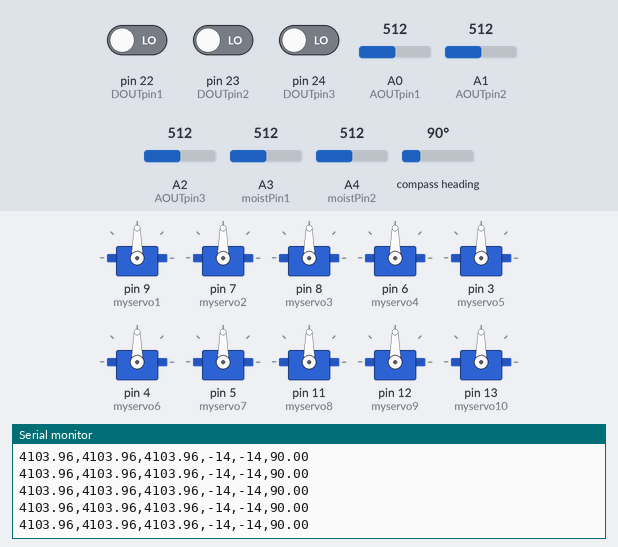
The sketch below on a simulated Arduino Mega 2560, built with avr-gcc and run on an emulated ATmega2560. On the bench: 10 × servo, the last lines printed to the serial monitor. Wiring (inferred from the names in the program): HMC5883L compass at I2C address 0x1E. Inputs (shaded band) come from the test bench; at power-on: A3 (moistPin1) = 512, A0 (AOUTpin1) = 512, A4 (moistPin2) = 512, pin 22 (DOUTpin1) LOW, pin 23 (DOUTpin2) LOW, pin 24 (DOUTpin3) LOW, A1 (AOUTpin2) = 512, A2 (AOUTpin3) = 512, compass heading 90°.

Above: at 4.2 s.
4.3 s: A3 (moistPin1) set to 487
At 4.41 s:
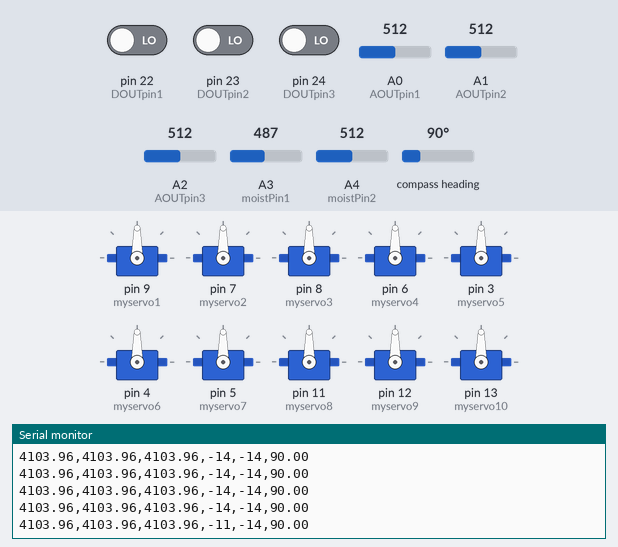
5.8 s: A3 (moistPin1) set to 459
At 5.83 s:
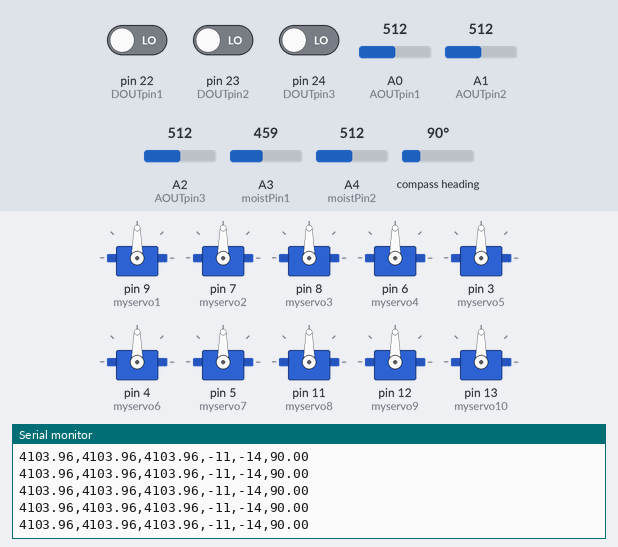
8.8 s: A0 (AOUTpin1) set to 418
At 9.8 s:
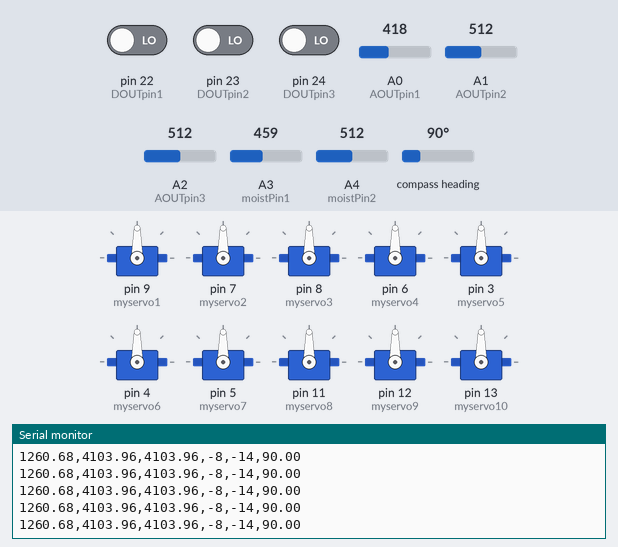
10.3 s: A0 (AOUTpin1) set to 394
At 11.3 s:
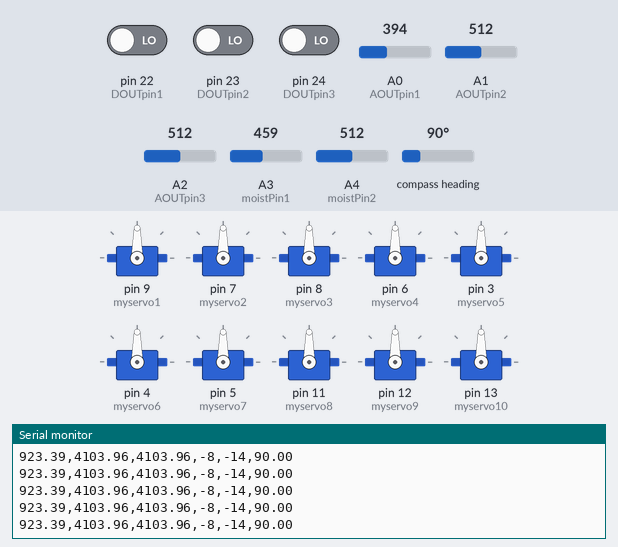
11.8 s: A4 (moistPin2) set to 482
At 12.6 s:
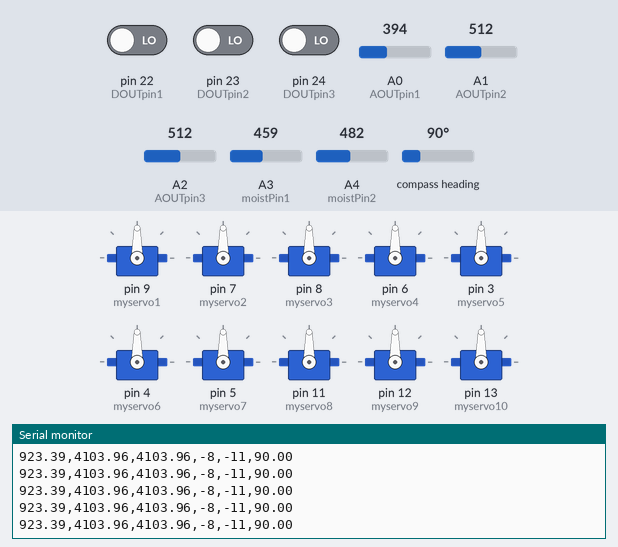
13.3 s: A4 (moistPin2) set to 454
At 14.4 s:
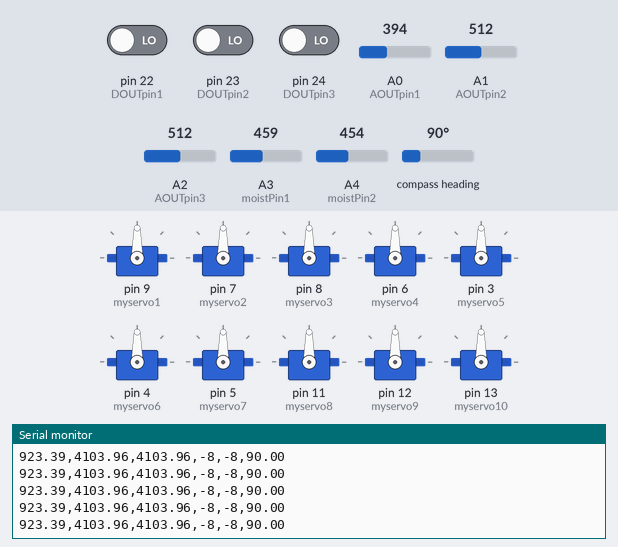
Timing chart, 0 to 15.8 s (numbered marks = the images above; inputs shaded):
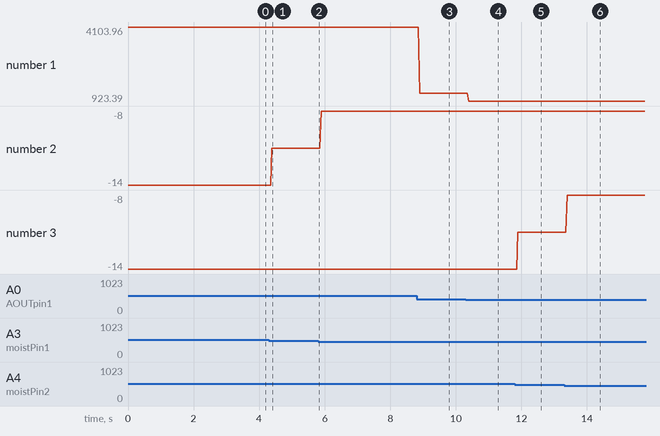

Measured:
- after the input at 4.3 s, the serial monitor: prints a new line after 0.09 s (image 1)
- after the input at 8.8 s, the serial monitor: prints a new line after 0.09 s (image 3)
- after the input at 10.3 s, the serial monitor: prints a new line after 0.09 s (image 4)
- after the input at 11.8 s, the serial monitor: prints a new line after 0.10 s (image 5)
- after the input at 13.3 s, the serial monitor: prints a new line after 0.10 s (image 6)
- plotted number 1: 4103.96 → 1260.68 after the input at 8.8 s, 1260.68 → 923.39 after the input at 10.3 s
- plotted number 2: -14 → -11 after the input at 4.3 s, -11 → -8 after the input at 5.8 s
- plotted number 3: -14 → -11 after the input at 11.8 s

The sketch:

motorfinal.ino
```cpp
#include <Servo.h>
#include <Wire.h> //I2C Arduino Library
#define address 0x1E //0011110b, I2C 7bit address of HMC5883 compass

//2 moisture sensors
//3 gas sensors (MQ-4 for Methane & Propane & Butane, MQ-7 for Carbon Monoxide, MQ-8 for Hydrogen Gas)

//GAS SENSOR VALUES
const int AOUTpin1 = A0;//the AOUT pin of the CH4 sensor goes into analog pin A0 of the arduino
const int DOUTpin1 = 22;//the DOUT pin of the CH4 sensor goes into digital pin D22 of the arduino
const int AOUTpin2 = A1;//the AOUT pin of the CO sensor goes into analog pin A1 of the arduino
const int DOUTpin2 = 23;//the DOUT pin of the CO sensor goes into digital pin D23 of the arduino
const int AOUTpin3 = A2;//the AOUT pin of the H2 sensor goes into analog pin A2 of the arduino
const int DOUTpin3 = 24;//the DOUT pin of the H2 sensor goes into digital pin D24 of the arduino

float Ro = 10000.0;
float CH4Vrl = 0.0;
float CH4Rs = 0.0;
float CH4ratio = 0.0;
float CH4ppm = 0.0;

float COVrl = 0.0;
float CORs = 0.0;
float COratio = 0.0;
float COppm = 0.0;

float H2Vrl = 0.0;
float H2Rs = 0.0;
float H2ratio = 0.0;
float H2ppm = 0.0;

int CH4limit, COlimit, H2limit;
int CH4Value, COValue, H2Value;

//MOISTURE & RAIN SENSOR
const int moistPin1 = A3;
const int moistPin2 = A4;
int moistValue1 = 0;
int moistValue2 = 0;

float angle; //GPS angle

float newData[200]; //We will know the size of the float array

int start = 0; //start keeping track of next float in string to be parsed
int data_index = 0; //data_index keeps track of which index to place float in float array

float verticalSpeed = 0; //forward/backward, joystick element 1
float horizontalSpeed = 0; //right/left; joystick element 0
float rotationSpeed = 0; //rotate right/left about centre axis; joystick element 3
float dampingFactor = 1; //Damping factor to control speed range
float forw_backFactor = 1; //Dampen either forward or backward wheels to make forward &
                           //backward motors move at same speed; APPLY TO FASTER MOTOR PAIR

//**********PARAMETERS TO BE SET AT BEGINNING**********
float armSpeed = 1;
float clawSpeed = 1;
float sliderSpeed = 1;
int pincerSpeed = 1;

Servo myservo1;  //Front left wheel
Servo myservo2;  //Back left wheel
Servo myservo3; //Front right wheel
Servo myservo4; //Back right wheel
Servo myservo5; //claw
Servo myservo6; //arm
Servo myservo7; //slider
Servo myservo8; //pincers
Servo myservo9;
Servo myservo10;

void setup(){

  //6 is right back wheel, 7 is left back wheel, 8 is right front wheel, 9 is left front wheel
  //PWM control wheels

  myservo1.attach(9); //Front left wheel
  myservo2.attach(7); //Back left wheel
  myservo3.attach(8); //Front right wheel
  myservo4.attach(6); //Back right wheel

  myservo5.attach(3);
  myservo6.attach(4);
  myservo7.attach(5);

  myservo8.attach(11);
  myservo9.attach(12);
  myservo10.attach(13);

  Serial.begin(9600); //Serial output to computer
  Serial2.begin(9600); //Serial communication with RPi
  //delay(100);

  pinMode(DOUTpin1, INPUT);//sets the pin as an input to the arduino
  pinMode(DOUTpin2, INPUT);//sets the pin as an input to the arduino
  pinMode(DOUTpin3, INPUT);//sets the pin as an input to the arduino

  Wire.begin();
  //Put the HMC5883 IC into the correct operating mode
  Wire.beginTransmission(address); //open communication with HMC5883
  Wire.write(0x02); //select mode register
  Wire.write(0x00); //continuous measurement mode
  Wire.endTransmission();
}

void loop(){
  int x,y,z; //triple axis data
  //Tell the HMC5883 where to begin reading data
  Wire.beginTransmission(address);
  Wire.write(0x03); //select register 3, X MSB register
  Wire.endTransmission();

 //Read data from each axis, 2 registers per axis
  Wire.requestFrom(address, 6);
  if(6<=Wire.available()){
    //Serial.println("6 < wire");
    x = Wire.read()<<8; //X msb
    x |= Wire.read(); //X lsb
    z = Wire.read()<<8; //Z msb
    z |= Wire.read(); //Z lsb
    y = Wire.read()<<8; //Y msb
    y |= Wire.read(); //Y lsb

    angle = atan2(y,x);
    if(angle < 0){
      angle += 2*PI;
    }
    angle *= 180/PI;
    //angle += 360 - 13.24 - 257.45 + 30;

    if(angle > 360){
      angle -= 360;
    }
  }

  CH4Value= analogRead(AOUTpin1);//reads the analaog MethaneValue from the methane sensor's AOUT pin
  COValue= analogRead(AOUTpin2);//reads the analaog carbon monoxide Value from the methane sensor's AOUT pin
  H2Value= analogRead(AOUTpin3);//reads the analaog hydrogen value from the methane sensor's AOUT pin

  CH4limit = digitalRead(DOUTpin1); //reads the digital methane Value from the methane sensor's DOUT pin
  CH4limit = digitalRead(DOUTpin2); //reads the digital carbon monoxide Value from the methane sensor's DOUT pin
  CH4limit = digitalRead(DOUTpin3); //reads the digital carbon monoxide Value from the methane sensor's DOUT pin

  CH4Vrl = CH4Value * ( 5.00 / 1024.0  );      // V    //SEND <gas>ppm VALUES OUT (ppm)
  CH4Rs = 20000 * ( 5.00 - CH4Vrl) / CH4Vrl ;   // Ohm
  CH4ratio =  CH4Rs/Ro;
  CH4ppm = get_CO(CH4ratio);

  COVrl = COValue * ( 5.00 / 1024.0  );      // V
  CORs = 20000 * ( 5.00 - COVrl) / COVrl ;   // Ohm
  COratio =  CORs/Ro;
  COppm = get_CO(COratio);

  H2Vrl = H2Value * ( 5.00 / 1024.0  );      // V
  H2Rs = 20000 * ( 5.00 - H2Vrl) / H2Vrl ;   // Ohm
  H2ratio =  H2Rs/Ro;
  H2ppm = get_CO(H2ratio);

  moistValue1 = (1024 - analogRead(moistPin1))*100 / 1024; //SEND THESE VALUES OUT (%)
  moistValue2 = (1024 - analogRead(moistPin2))*100 / 1024;

  //Process string and build float array
  if(Serial2.available() > 0){
    data_index = 0;
    start = 0;
    String string = Serial2.readStringUntil('\n');
    //String string = "0.5,1.0,0.1,0.0,0.0,0.0,0.0,0.0,0.0,0.0,0.0,0.0,0.0,0.0,0.0,0.0,0.0,0.0,0.0,0.0"; //Test String
    //Serial.println(string);

    for(int i = 0; i < string.length(); i++){
      if(string.substring(i, i+1) == "," || i == string.length()-1){
        if (string.substring(i, i+1) == ","){ //Check for comma to denote end of float in string
          newData[data_index] = string.substring(start, i).toFloat();
        }
        else{ //Account for last float in string
          newData[data_index] = string.substring(start, string.length()).toFloat();
        }
        start = i+1;
        data_index++;
      }
    }

  horizontalSpeed = newData[0]; //Left/right joystick
  verticalSpeed = newData[1]; //Forward/backward joystick
  rotationSpeed = newData[2]; //Twist joystick
  dampingFactor = (newData[3]+1)/2; //Takes a number from [-1:1] and converts it to [0:1] to control speed range
  }

  moveRover(verticalSpeed, horizontalSpeed, rotationSpeed);
  moveArm();
  moveClaw();

  //Send values to RPi
  Serial2.print(CH4ppm);//prints the methane MethaneValue
  Serial2.print(",");
  Serial2.print(COppm);//prints the methane MethaneValue
  Serial2.print(",");
  Serial2.print(H2ppm);//prints the methane MethaneValue

  Serial2.print(",");
  Serial2.print(moistValue1);
  Serial2.print(",");
  Serial2.print(moistValue2);
  Serial2.print(",");
  Serial2.println(angle);

  //Print values to computer
  Serial.print(CH4ppm);//prints the methane MethaneValue
  Serial.print(",");
  Serial.print(COppm);//prints the methane MethaneValue
  Serial.print(",");
  Serial.print(H2ppm);//prints the methane MethaneValue

  Serial.print(",");
  Serial.print(moistValue1);
  Serial.print(",");
  Serial.print(moistValue2);
  Serial.print(",");
  Serial.println(angle);

  //delay(500);
}

//Takes number in range [-1:1] and converts to dampingFactor*[31:59]
int custom_map(float num){
  int adjustedSpeed;

  if (num >= 0){
    adjustedSpeed = 69*num*dampingFactor+90;
  }
  else if (num <= 0){
    adjustedSpeed = 59*num*dampingFactor+90;
  }
  return adjustedSpeed;
}

void actuate_motor(Servo servo, float joystickSpeed){
//  int motorspeed = custom_map(joystickSpeed);
//  if (joystickSpeed >= 0){
//    for (int i = 90; i <=motorSpeed; i++){
//      servo.write(i);
//      delay(1);
//    }
//  }
//  else if (joystickSpeed <= 0){
//    for (int i = 90; i >=motorSpeed; i--){
//      servo.write(i);
//      delay(1);
//    }
  servo.write(custom_map(joystickSpeed));
}

void moveRover(float verticalSpeed, float horizontalSpeed, float rotationSpeed){
  float turningSpeed = diagonalSpeed(verticalSpeed, horizontalSpeed);

  if(horizontalSpeed != 0 || verticalSpeed != 0){  //Continuous forward/backward/turning movement
    if (horizontalSpeed > 0){  //first and fourth quadrant
      actuate_motor(myservo3, turningSpeed); //Front left wheel moves faster than right wheels
      actuate_motor(myservo4, turningSpeed); //Back left wheel moves faster than right wheels
      actuate_motor(myservo1, turningSpeed*(1-abs(horizontalSpeed))); //Right wheel moves slower wrt left wheel
      actuate_motor(myservo2, turningSpeed*(1-abs(horizontalSpeed))); //Right wheel moves slower wrt left wheel
    }
    else{  //second and third quadrant
      actuate_motor(myservo3, turningSpeed*(1-abs(horizontalSpeed))); //Left wheel moves slower wrt right wheel
      actuate_motor(myservo4, turningSpeed*(1-abs(horizontalSpeed))); //Left wheel moves slower wrt right wheel
      actuate_motor(myservo1, turningSpeed); //Right wheel moves faster
      actuate_motor(myservo2, turningSpeed); //Right wheel moves faster
    }
  }
  else{  //Rotate rover about centre axis; only rotate on the spot if the joystick doesn't go forward or backward
    actuate_motor(myservo1, rotationSpeed);
    actuate_motor(myservo2, rotationSpeed);
    actuate_motor(myservo3, -rotationSpeed);
    actuate_motor(myservo4, -rotationSpeed);
  }
}

void moveArm(){
  if (newData[10]){//move claw down
    actuate_motor(myservo5, -clawSpeed);
  }
  else if (newData[11]){//move claw up
    actuate_motor(myservo5, clawSpeed);
  }
  else{
    actuate_motor(myservo5, 0);
  }
  if (newData[12]){//move arm down
    actuate_motor(myservo6, -armSpeed);
  }
  else if (newData[13]){//move arm up
    actuate_motor(myservo6, armSpeed);
  }
  else{
    actuate_motor(myservo6, 0);
  }
  if (newData[14]){//move slider right
    actuate_motor(myservo7, -sliderSpeed);
  }
  else if (newData[15]){//move slider left
    actuate_motor(myservo7, sliderSpeed);
  }
  else{
    actuate_motor(myservo7, 0);
  }
}

void moveClaw(){
  if (newData[4]){//close claw
    actuate_servo(myservo8, pincerSpeed);
  }
  else if (newData[5]){//open claw
    actuate_servo(myservo8, -pincerSpeed);
  }
  if (newData[6]){
    actuate_servo(myservo9, -pincerSpeed);
  }
  else if (newData[8]){
    actuate_servo(myservo9, pincerSpeed);
  }
  if (newData[7]){
    actuate_servo(myservo10, -pincerSpeed);
  }
  else if (newData[9]){
    actuate_servo(myservo10, pincerSpeed);
  }
}

void actuate_servo(Servo servo, int servoSpeed){
  int servoAngle = servo.read();

  //Serial.println(servoAngle);
  if (servoAngle <= 180 && servoAngle >=0){
    servoAngle = servoAngle + servoSpeed;
    servo.write(servoAngle);
  }
}

float diagonalSpeed(float vy, float vx){
  float vz = sqrt(vx*vx+vy*vy);

  return (vy >=0 ? vz:-vz)/sqrt(2);  //Normalize speed for range [-1:1] and direction of vy
}

float get_CO (float ratio){
  float ppm = 0.0;
  ppm = 37143 * pow (ratio, -3.178);
  return ppm;
}
```
